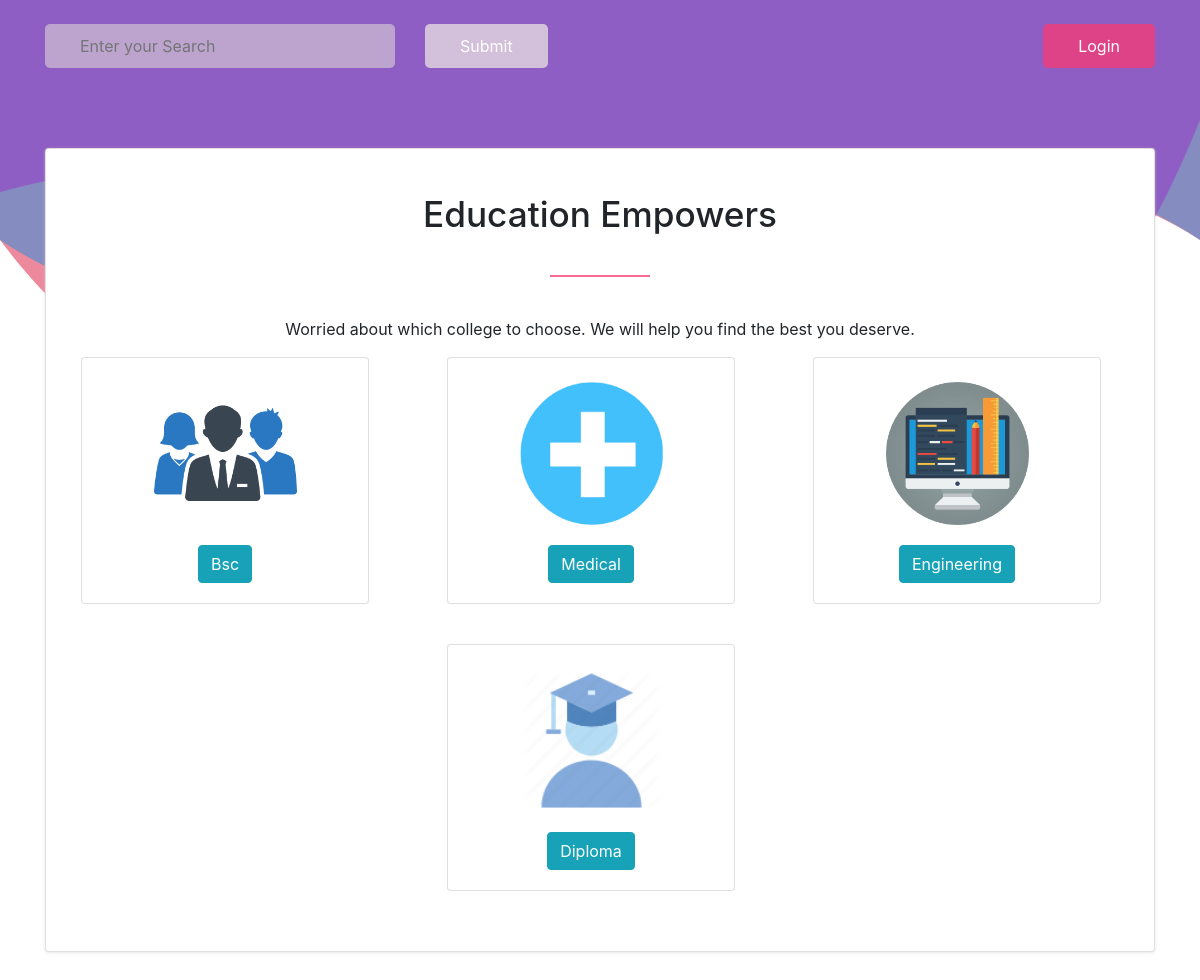
The page / on the database its author committed.
### home/models.py (models this page shows)
class streams(models.Model):
    title = models.CharField(max_length=25)
    img = models.ImageField(upload_to='pictures')

### home/views.py (the view)
# urls.py: 2. Add a URL to urlpatterns:  path('', views.home, name='home')
def home(request):
    stream = streams.objects.all()
    return render(request, "index.html", {'streams': stream})

### templates/index.html (shortened to what this page needs)
<!doctype html>
<html lang="en">
  <head>
    <link rel="stylesheet" href="https://maxcdn.bootstrapcdn.com/bootstrap/4.0.0/css/bootstrap.min.css">
    {% load static %}
    <link rel="stylesheet" href="{% static '/css/style.css' %}">
  </head>
  <body>
    <div class="containers">
    </div>
    <div class="containers">
    </div>
    <div class="containers">
    </div>
    <div class="container margin-top">
        <div class="row">
            <div class="col-md-6">
                <div class="row">
                    <div class="col-md-8">
                        <form action="" method="POST">
                            <input type="text" placeholder="Enter your Search" name="search">
                    </div>
                    <div class="col-md-4">
                        <input type="submit" class="border-grad" name="searchkey">
                    </div>
                </div>
            </div>
            <div class="col-md-6 right">
                <button class="login-btn">
                    Login
                </button>
            </div>
        </div>
    </div>
<div class="container intro-card">
    <div class="card text-center intro-header">
        <div class="card-body">
        <h2 class="card-title intro-title">Education Empowers</h2>
        <center><span class="intro-sep"></span></center>
        <p class="card-text">Worried about which college to choose. We will help you find the best you deserve.</p>
                <div class="container">
                    <div class="row streams-box">
                            <div class="row card-deck" style="justify-content: center;">
                                {% for stream in streams %}
                                <div class="col-md-4 col-sm-4 stream">
                                    <div class="card stream-cards" style="width: 18rem;">
                                    <img class="card-img-top margin-top" src="{{stream.img.url}}" alt="Card image cap">
                                    <div class="card-body">
                                        <button type="button" class="btn btn-info">
                                        {{stream.title}}
                                        </button>
                                    </div>
                                    </div>
                                </div>
                                {% endfor %}
                            </div>
                    </div>
                </div>
        </div>
    </div>
</div>
</body>
</html>
  </body>
</html>

### statics/css/style.css (style rules this page uses)
:root { --main-color :rgb(0, 97, 252); --secondary-color : rgba(248, 59, 115, 0.753); --search-bg : #dbd6d696; --input-text : #ffffff; --search-btn-bg : #ece4e3bb; --search-btn-text : #ffffff; --shadow-light : rgba(0, 0, 0, 0.747); --lignt-card : #ffffff; --card-border : #d4cccc; }
.containers { display: inline-block; position: absolute; width: 100%; padding-bottom: 100%; vertical-align: middle; overflow: hidden; top: 0; left: 0; background-attachment: fixed; }
.margin-top { margin-top: 3vh; }
input { padding: 5px 65px 5px 65px; color: var(--main-color); border-radius: 5px; border: none; }
input[type="text"] { padding: 10px 35px 10px 35px; backdrop-filter: blur(5px); border-radius: 5px; width: 100%; background-color: var(--search-bg); color : var(--input-text); transition: padding .5s; }
input[type="submit"] { background-color:var(--search-btn-bg); padding: 10px 35px 10px 35px; border-radius: 5px; color : var(--search-btn-text); transition: padding .5s; }
.login-btn { border: none; background-color:var(--secondary-color); padding: 10px 35px 10px 35px; border-radius: 5px; color : var(--search-btn-text); transition: padding .5s; }
.right { text-align: right; }
.intro-card { margin-top: 10vh; }
.intro-header { box-shadow: 0 1px 3px #dbd6d696; padding: 3vh 0 0 0; }
.intro-title { font-size: 2.2em; }
.intro-sep { margin: 5vh 0 5vh 0; content: ""; display: block; height: 2px; width: 100px; background-color: var(--secondary-color); }
.stream-cards { align-items: center; }
.stream-cards img { width: 50%; }
.stream { margin-bottom: 5vh; }

### rows shown on the page
streams: img (picture), title "Bsc"
streams: img (picture), title "Medical"
streams: img (picture), title "Engineering"
streams: img (picture), title "Diploma"
